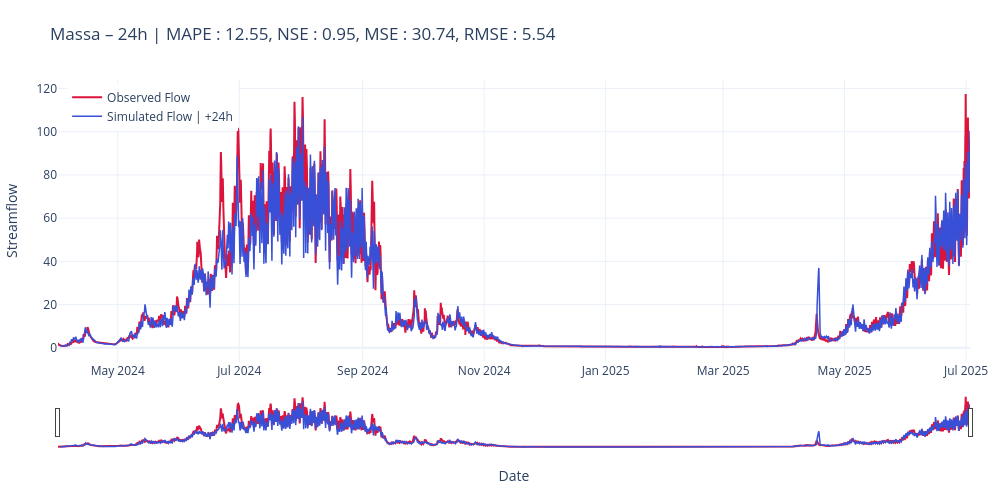

Write notebook code for a chart like this one.
### Code cell
scores_str = str.join(', ', [f"{key} : {scores[key]:.2f}" for key in scores])
title24 = f"Massa – {cfg.predict_last_n}h | " + scores_str

# plot_forecast_24h(measured=y_true, predicted=y_pred, title=title24, mode="list", horizons=[1, 6, cfg.predict_last_n])
plot_forecast_24h(measured=y_true, predicted=y_pred, title=title24, mode="list", horizons=[cfg.predict_last_n])

### Figure 1 — Plotly figure (JSON) as saved in the notebook; plotly's stock layout.template omitted (floating-point values rounded to 4 significant figures; data arrays with more than 128 entries replaced by an {"elided": "..."} marker saying what was removed)
{"data": [{"line": {"color": "crimson", "width": 2}, "mode": "lines", "name": "Observed Flow", "type": "scatter", "x": {"elided": "10992 str values"}, "y": {"elided": "10992 float values"}}, {"line": {"color": "#3850D8", "width": 1.5}, "mode": "lines", "name": "Simulated Flow | +24h", "type": "scatter", "x": {"elided": "10969 str values"}, "y": {"elided": "10969 float values"}}], "layout": {"dragmode": "zoom", "height": 500, "hovermode": "x unified", "legend": {"x": 0.01, "xanchor": "left", "y": 0.99, "yanchor": "top"}, "margin": {"b": 50, "l": 50, "r": 30, "t": 80}, "title": {"text": "Massa – 24h | MAPE : 12.55, NSE : 0.95, MSE : 30.74, RMSE : 5.54"}, "width": 1000, "xaxis": {"rangeslider": {"visible": true}, "title": {"text": "Date"}}, "yaxis": {"title": {"text": "Streamflow"}}}}
